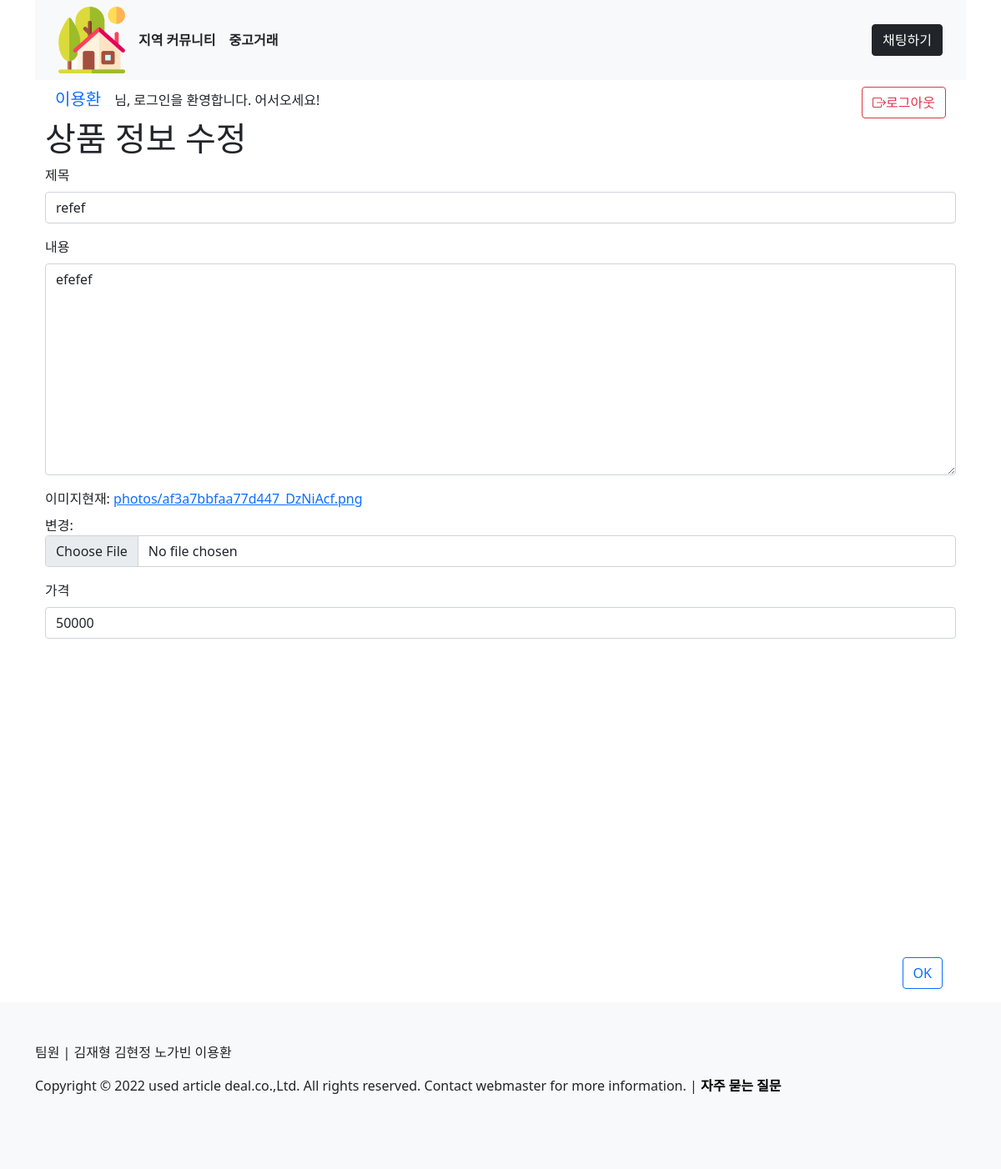
Page /products/1/update/ (signed in) on the committed database.
### accounts/models.py (models this page shows)
class User(AbstractUser):
    followings = models.ManyToManyField("self", symmetrical=False, related_name="followers")
    celsius = models.FloatField(default=36.5)
    blocking = models.ManyToManyField('self', symmetrical=False, related_name='blockers')
    secession = models.BooleanField(default=False)
    updated_at = models.DateTimeField(auto_now=True)

### products/models.py (models this page shows)
class Products(models.Model):
    title = models.CharField(max_length=250)
    content = models.TextField()
    original_image = models.ImageField(upload_to='photos')
    formatted_image = ImageSpecField(
        source='original_image',
        processors=[ResizeToFill(200,200)],
        format='JPEG',
        options={'quality':100}
    )
    price = models.IntegerField()
    hit = models.IntegerField(default=0)
    created_at = models.DateTimeField(auto_now_add=True)
    user = models.ForeignKey(settings.AUTH_USER_MODEL, on_delete=models.CASCADE)
    zzim = models.ManyToManyField(settings.AUTH_USER_MODEL, related_name='zzim_pro')
    sold = models.BooleanField(default=False)

### products/views.py (the view)
# urls.py: path('<int:products_pk>/update/', views.update, name="update"),
@login_required
def update(request, products_pk):
    products = get_object_or_404(Products, pk=products_pk)
    loca = get_object_or_404(Location, product_id=products_pk)
    if request.user == products.user:
        if request.method == "POST":
            form = ProductsForm(request.POST, request.FILES, instance=products)
            locationform = LocationForm(request.POST, instance=loca)
            if form.is_valid():
                form.save()
                locationform.save()
                return redirect('products:detail', products.pk)
        else:
            form = ProductsForm(instance=products)
            locationform = LocationForm(instance=loca)
        context = {
            'productform':form,
            'locationform' : locationform,
        }
        return render(request, 'products/form.html', context)
    else:
        return redirect('products:detail', products.pk)

### products/forms.py
class ProductsForm(forms.ModelForm):
    class Meta:
        model = Products
        fields = (
            'title',
            'content',
            'original_image',
            'price',
        )
        labels = {
            "title": "제목",
            "content":"내용",
            "original_image":"이미지",
            "price" : "가격",
        }

class LocationForm(forms.ModelForm):
    class Meta:
        model = Location
        fields = (
            'trade_locationx',
            'trade_locationy',
        )

### products/templates/products/form.html (shortened to what this page needs)
{% extends 'base.html' %} {% load django_bootstrap5 %} {% load static %} {% block content %}
<div class="container">
    {% if request.resolver_match.url_name == 'create' %}
    <h1>중고 상품 등록</h1>
    {% else %}
    <h1>상품 정보 수정</h1>
    {% endif %}
    <form action="" method="POST" enctype="multipart/form-data">
        {% csrf_token %} {% bootstrap_form productform %}
        <div id="map" style="width:100%;height:350px;"></div>
        <div class="d-flex justify-content-end m-3">
            {% bootstrap_button button_type="submit" content="OK" button_class="btn btn-outline-primary"%}</div>
    </form>
</div>
{% endblock %}

### templates/base.html (shortened to what this page needs)
{% load static %}
<!DOCTYPE html>
<html lang="en" style="height:100%;">
<head>
    <link href="https://cdn.jsdelivr.net/npm/bootstrap@5.1.2/dist/css/bootstrap.min.css" rel="stylesheet">
    <link rel="stylesheet" href="https://cdn.jsdelivr.net/npm/bootstrap-icons@1.9.1/font/bootstrap-icons.css">
</head>
<body style="height: 100%;">
    <div class="container" style="min-height: 100%;position:relative;">
        <nav class="navbar navbar-expand-lg bg-light">
            <div class="container-fluid">
                <a class="navbar-brand text-success" href="{% url 'articles:index' %}" style="text-decoration:none;">
                    <a href="{% url 'articles:index' %}" style="text-decoration:none;" class="text-dark fw-bold"><img src="{% static './images/logo.png' %}" style="width:5rem; height:5rem;"></a>
                </a>
                <div class="collapse navbar-collapse" id="navbarSupportedContent">
                    <ul class="navbar-nav me-auto mb-2 mb-lg-0">
                        {% if request.user.is_authenticated %}
                        <li class="nav-item">
                            <a class="nav-link text-dark ms-2 fw-bold" aria-current="page" href="{% url 'articles:index' %}" style="text-decoration:none;">지역 커뮤니티</a>
                        </li>
                        <li class="nav-item">
                            <a class="nav-link text-dark fw-bold" href="{% url 'products:index' %}" style="text-decoration:none;">중고거래</a>
                        </li>
                    </ul>
                    <a class='btn btn-dark ms-2' href="{% url 'chats:index' %}">채팅하기</a>
                </div>
                {% else %}
                <a class="navbar-brand " href="{% url 'accounts:login' %} "></a>
                <span>방문해주셔서 감사합니다! 서비스를 이용하시려면 <a href="{% url 'accounts:signup' %} ">회원가입</a> 또는 <a href="{% url 'accounts:login' %} ">로그인</a>을 해주세요. 😎</span> {% endif %}
            </div>
        </nav>
        {% if request.user.is_authenticated %}
        <div class="mt-2 mb-2">
            <span>
                <a class="navbar-brand ms-4" href="{% url 'accounts:profile' request.user.username %} ">{{request.user}}</a>님, 로그인을 환영합니다. 어서오세요!
            </span>
            <span class="float-end">
                <a class="btn btn-outline-danger mx-4" href="{% url 'accounts:logout' %}" style="text-decoration:none;" role="button">
                  <i class="bi bi-box-arrow-right"></i>로그아웃</a>
            </span>
        </div>
        {% endif %}
        {% block content %} {% endblock content %}
    </div>
    <footer class="bg-light position-relative bottom-0" style="height:200px; bottom: 0;">
        <div class="container">
            <p class="pt-5">팀원 | 김재형 김현정 노가빈 이용환</p>
            <p>Copyright © 2022 used article deal.co.,Ltd. All rights reserved. Contact webmaster for more information. | <span class="fw-bold"><a href="{% url 'accounts:quest' %}" class="text-decoration-none text-black">자주 묻는 질문</a></span></p>
        </div>
    </footer>
</body>
</html>

### rows in the picture
User: user "이용환"
Products: title "refef", content "efefef", price "50000"
